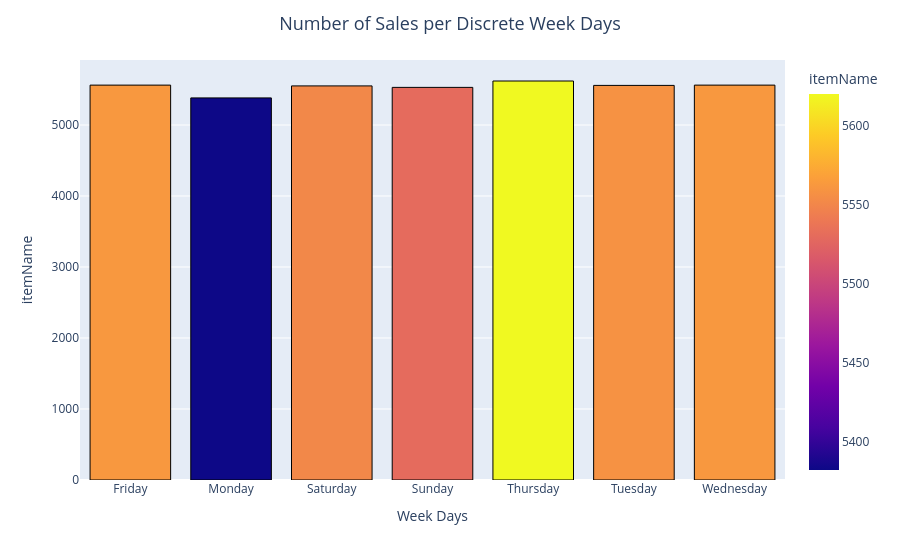

Source (notebook cell):
### Markdown cell above
## Number of Sales per Discrete Week Days

### Code cell
day = data.groupby(data['Date'].dt.strftime('%A'))['itemName'].count()
fig = px.bar(day, x=day.index, y=day, color=day,
             labels={'y': 'Number of Sales',
                     'Date': 'Week Days'})
fig.update_layout(title_text='Number of Sales per Discrete Week Days',
                  title_x=0.5, title_font=dict(size=18))
fig.update_traces(marker=dict(line=dict(color='#000000', width=1)))
fig.show()

### Figure 1 — Plotly figure (JSON) as saved in the notebook; plotly's stock layout.template omitted (floating-point values rounded to 4 significant figures)
{"data": [{"hovertemplate": "Week Days=%{x}<br>itemName=%{marker.color}<extra></extra>", "legendgroup": "", "marker": {"color": [5562, 5382, 5551, 5530, 5620, 5558, 5562], "coloraxis": "coloraxis", "line": {"color": "#000000", "width": 1}, "pattern": {"shape": ""}}, "name": "", "orientation": "v", "showlegend": false, "textposition": "auto", "type": "bar", "x": ["Friday", "Monday", "Saturday", "Sunday", "Thursday", "Tuesday", "Wednesday"], "xaxis": "x", "y": [5562, 5382, 5551, 5530, 5620, 5558, 5562], "yaxis": "y"}], "layout": {"barmode": "relative", "coloraxis": {"colorbar": {"title": {"text": "itemName"}}, "colorscale": [[0, "#0d0887"], [0.1111, "#46039f"], [0.2222, "#7201a8"], [0.3333, "#9c179e"], [0.4444, "#bd3786"], [0.5556, "#d8576b"], [0.6667, "#ed7953"], [0.7778, "#fb9f3a"], [0.8889, "#fdca26"], [1, "#f0f921"]]}, "legend": {"tracegroupgap": 0}, "margin": {"t": 60}, "title": {"font": {"size": 18}, "text": "Number of Sales per Discrete Week Days", "x": 0.5}, "xaxis": {"anchor": "y", "domain": [0, 1], "title": {"text": "Week Days"}}, "yaxis": {"anchor": "x", "domain": [0, 1], "title": {"text": "itemName"}}}}
